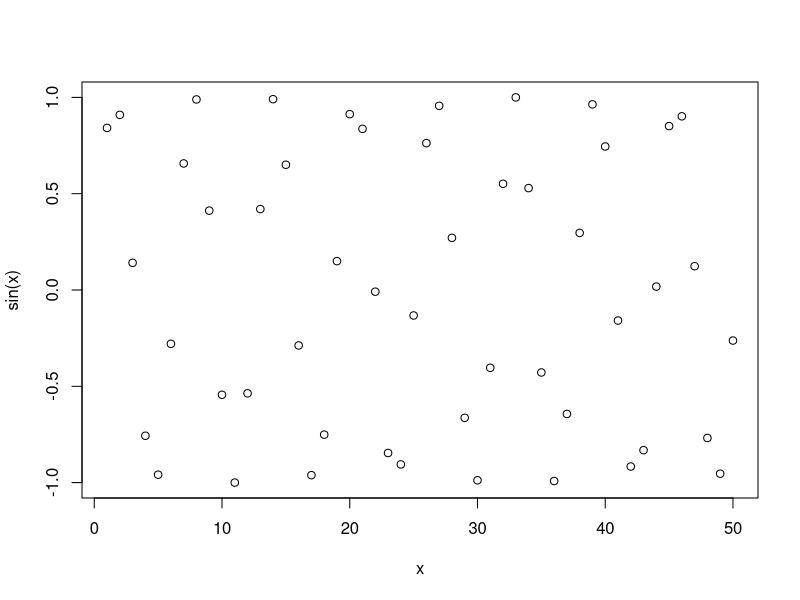
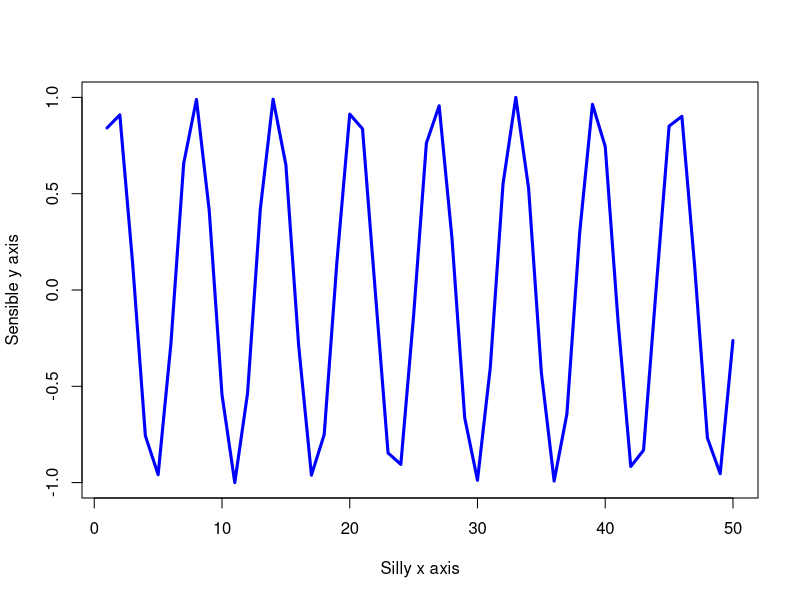
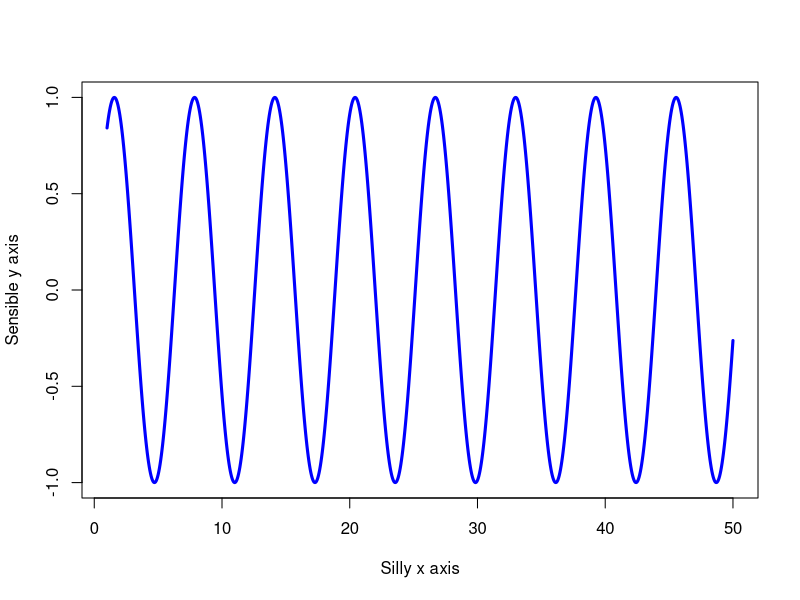

These figures' R source, in order:
#' ---
#' title: "Intro to R"
#' author: "Tin Nguyen"
#' date: "April 10, 2025"
#' ---

# My first R script
x<-1:50
plot(x, sin(x))
plot(x, sin(x), typ="l", col="blue", lwd=3, xlab="Silly x axis", ylab = "Sensible y axis")
x<-seq(from = 1, to = 50, by=0.05)
plot(x, sin(x), typ="l", col="blue", lwd=3, xlab="Silly x axis", ylab = "Sensible y axis")

